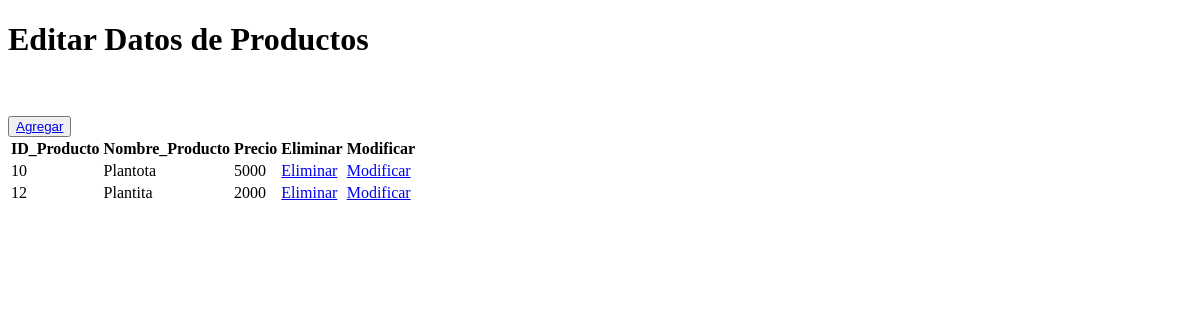
Before: /productos/crud with the older database file.
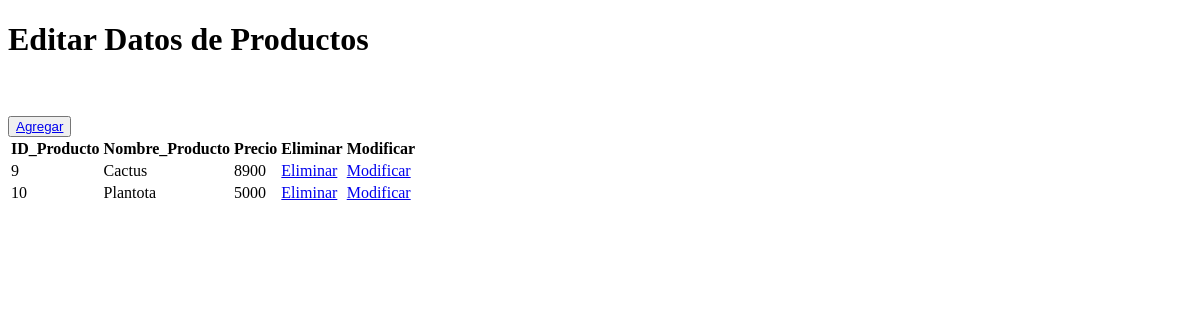
After: the same page with the newer database file.
### productos/models.py (models this page shows, shortened)
class Producto(models.Model):
    id_producto         = models.IntegerField(primary_key=True, max_length=10)
    nombre_producto     = models.CharField(max_length=30)
    id_categoria        = models.ForeignKey('Categoria',on_delete=models.CASCADE, db_column='id_categoria')
    precio              = models.IntegerField(max_length=10)
    descripcion         = models.CharField(max_length=200)
    foto                = models.ImageField(upload_to='media', null=True)

### productos/views.py (the view)
# urls.py: path('crud', views.crud, name='crud'),
def crud(request):
    productos = Producto.objects.all()
    context = {'productos': productos}
    return render(request, 'productos/productos_list.html', context)

### productos/templates/productos/productos_list.html (shortened to what this page needs)
{% load static %}
<!DOCTYPE html>
<html lang="en">
<head>
</head>
<body>
            <h1>Editar Datos de Productos</h1><br>
            <br>
            <button type="button">
                <a href="{% url 'productosAdd' %}"> Agregar </a>
            </button>
            <table>
                {% if productos %}
                    <th>ID_Producto</th>
                    <th>Nombre_Producto</th>
                    <th>Precio</th>
                    <th>Eliminar</th>
                    <th>Modificar</th>
                    {% for x in productos %}
                        <tr>
                            <td> {{ x.id_producto}}
                            <td> {{ x.nombre_producto}}
                            <td> {{ x.precio}}
                            <td> <a href="{% url 'productos_del' pk=x.id_producto %}">Eliminar</a>
                            <td> <a href="{% url 'productos_findEdit' pk=x.id_producto %}">Modificar</a>
                        </tr>
                    {% endfor %}
                {% endif %}
            </table>
</body>
</html>

Changed rows visible on the page:
removed Producto: id_producto "12", nombre_producto "Plantita", precio "2000"
added Producto: id_producto "9", nombre_producto "Cactus", precio "8900"
